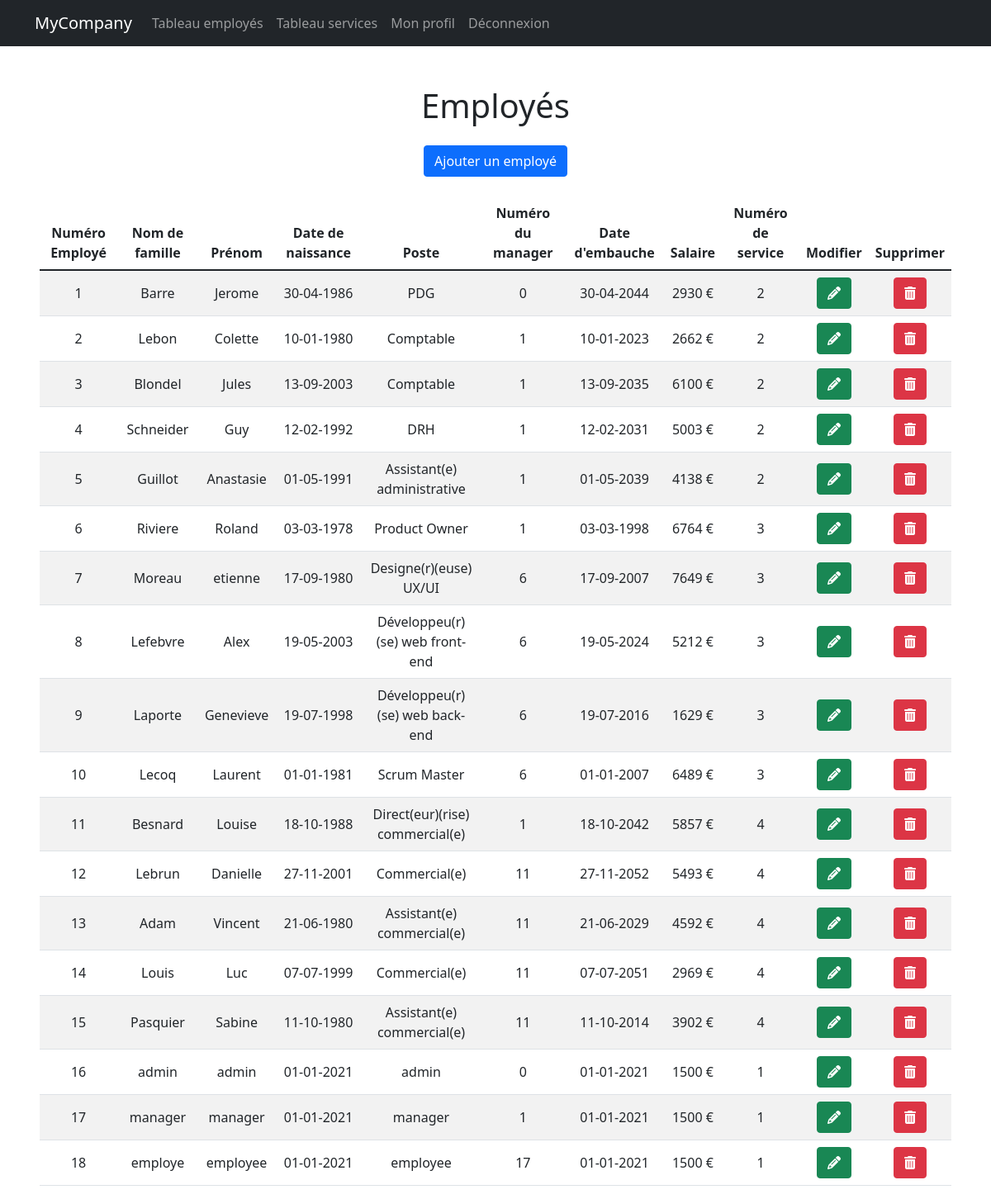
The page /myCompany/controller/employeeController.php (signed in) on the database its author committed.
### tables this page shows
CREATE TABLE `employee` (
  `no_employee` int(11) NOT NULL,
  `last_name` varchar(255) NOT NULL,
  `first_name` varchar(255) NOT NULL,
  `date_birth` varchar(255) NOT NULL,
  `job` varchar(255) NOT NULL,
  `no_manager` int(11) DEFAULT NULL,
  `hiring_date` varchar(255) NOT NULL,
  `salary` float NOT NULL,
  `role` varchar(255) NOT NULL,
  `no_service` int(11) NOT NULL
);

### myCompany/model/EmployeeManager.php (called while the page is built, shortened)
<?php
require_once __DIR__ . "/../classes/Employee.php";
class EmployeeManager extends ConnectDb
{
    public function getAllEmployees()
    {
        $arrayEmployees = [];
        try {
            $db = $this->connect();
            $req = $db->query("SELECT * FROM employee");
            while ($data = $req->fetch()) {
                $employee = new Employee($data["last_name"], $data["first_name"], $data["date_birth"], $data["job"], (int) $data["no_manager"], $data["hiring_date"], (float) $data["salary"], $data["role"], (int) $data["no_service"]);
                $employee->setNoEmployee((int) $data["no_employee"]);
                array_push($arrayEmployees, $employee);
            }
            return $arrayEmployees;
        } catch (Exception $e) {
            die("Erreur : " . $e->getMessage());
        }
    }
}

### myCompany/classes/Employee.php (called while the page is built, shortened)
<?php
class Employee
{
    private int $noEmployee;
    private string $lastName;
    private string $firstName;
    private string $dateBirth;
    private string $job;
    private ?int $noManager;
    private string $hiringDate;
    private float $salary;
    private ?int $noService;
    public function __construct($lastName, $firstName, $dateBirth, $job, $noManager, $hiringDate, $salary, $role, $noService)
    {
        $this->lastName = $lastName;
        $this->firstName = $firstName;
        $this->dateBirth = $dateBirth;
        $this->job = $job;
        $this->noManager = $noManager;
        $this->hiringDate = $hiringDate;
        $this->salary = $salary;
        $this->noService = $noService;
    }
    public function getNoEmployee(): int
    {
        return $this->noEmployee;
    }
    public function setNoEmployee(?int $noEmployee): self
    {
        $this->noEmployee = $noEmployee;
        return $this;
    }
    public function getLastName(): string
    {
        return $this->lastName;
    }
    public function getFirstName(): string
    {
        return $this->firstName;
    }
    public function getDateBirth(): string
    {
        return $this->dateBirth;
    }
    public function getJob(): string
    {
        return $this->job;
    }
    public function getNoManager(): ?int
    {
        return $this->noManager;
    }
    public function getHiringDate(): string
    {
        return $this->hiringDate;
    }
    public function getSalary(): float
    {
        return $this->salary;
    }
    public function getNoService(): ?int
    {
        return $this->noService;
    }
}

### myCompany/view/tableEmployee.php (the view, shortened to what this page needs)
<div class="table-responsive text-center m-5">
    <h1 class="mb-4">Employés</h1>
    <?php
    if (
        $_SESSION["role"] == "admin"
        || $_SESSION["role"] == "manager"
        || $_SESSION["role"] == "admin manager"
    ) {
        echo '<a href="employeeController.php?action=add">
                <button type="button" class="btn btn-primary mb-4">
                    Ajouter un employé
                </button>
            </a>';
    }
    ?>
    <table class="table table-striped table-hover align-middle">
        <thead>
            <tr>
                <th>Numéro Employé</th>
                <th>Nom de famille</th>
                <th>Prénom</th>
                <th>Date de naissance</th>
                <th>Poste</th>
                <th>Numéro du manager</th>
                <th>Date d'embauche</th>
                <th>Salaire</th>
                <th>Numéro de service</th>
                <?php
                if (
                    $_SESSION["role"] == "admin"
                    || $_SESSION["role"] == "manager"
                    || $_SESSION["role"] == "admin manager"
                ) {
                    echo '<th>Modifier</th>
                        <th>Supprimer</th>';
                }
                ?>
            </tr>
        </thead>
        <tbody>
            <?php
            foreach ($allEmployees as $value) {
                if (
                    $_SESSION["noEmployee"] == $value->getNoEmployee()
                    || $_SESSION["role"] == "admin"
                    || $_SESSION["role"] == "manager" && $_SESSION["noService"] == $value->getNoService()
                    || $_SESSION["role"] == "admin manager"
                ) {
                    $salary = $value->getSalary();
                } else {
                    $salary = "";
                }
                echo '<tr>
                            <td>' . $value->getNoEmployee() . '</td>
                            <td>' . $value->getLastName() . '</td>
                            <td>' . $value->getFirstName() . '</td>
                            <td>' . $value->getDateBirth() . '</td>
                            <td>' . $value->getJob() . '</td>
                            <td>' . $value->getNoManager() . '</td>
                            <td>' . $value->getHiringDate() . '</td>
                            <td>' . $salary . ' €</td>
                            <td>' . $value->getNoService() . '</td>';
                if (
                    $_SESSION["role"] == "admin"
                    || $_SESSION["role"] == "admin manager"
                    || ($_SESSION["role"] == "manager" && $_SESSION["noEmployee"] == $value->getNoManager() && $value->getRole() != "admin" && $value->getRole() != "admin manager" && $value->getRole() != "manager")
                ) {
                    echo '<td>
                            <a href="employeeController.php?action=update&id=' . $value->getNoEmployee() . '">
                                <button type="button" class="btn btn-success">
                                    <i class="fas fa-pencil-alt"></i>
                                </button>
                            </a>
                        </td>
                        <td>
                            <a href="employeeController.php?action=delete&id=' . $value->getNoEmployee() . '">
                                <button type="button" class="btn btn-danger">
                                    <i class="fas fa-trash-alt"></i>
                                </button>
                            </a>
                        </td>
                    </tr>';
                } else if (
                    $_SESSION["role"] == "manager" && $_SESSION["noEmployee"] != $value->getNoManager()
                    || $_SESSION["role"] == "manager" && $value->getRole() == "admin"
                    || $_SESSION["role"] == "manager" && $value->getRole() == "admin manager"
                    || $_SESSION["role"] == "manager" && $value->getRole() == "manager"
                ) {
                    echo '<td>
                            Accès refusé
                        </td>
                        <td>
                            Accès refusé
                        </td>
                    </tr>';
                }
            }
            ?>
        </tbody>
    </table>
</div>
</body>
</html>

### rows shown on the page
employee: no_employee "1", last_name "Barre", first_name "Jerome", date_birth "30-04-1986", job "PDG", NoManager "0", hiring_date "30-04-2044", salary "2930", no_service "2"
employee: no_employee "2", last_name "Lebon", first_name "Colette", date_birth "10-01-1980", job "Comptable", no_manager "1", hiring_date "10-01-2023", salary "2662", no_service "2"
employee: no_employee "3", last_name "Blondel", first_name "Jules", date_birth "13-09-2003", job "Comptable", no_manager "1", hiring_date "13-09-2035", salary "6100", no_service "2"
employee: no_employee "4", last_name "Schneider", first_name "Guy", date_birth "12-02-1992", job "DRH", no_manager "1", hiring_date "12-02-2031", salary "5003", no_service "2"
employee: no_employee "5", last_name "Guillot", first_name "Anastasie", date_birth "01-05-1991", job "Assistant(e) administrative", no_manager "1", hiring_date "01-05-2039", salary "4138", no_service "2"
employee: no_employee "6", last_name "Riviere", first_name "Roland", date_birth "03-03-1978", job "Product Owner", no_manager "1", hiring_date "03-03-1998", salary "6764", no_service "3"
employee: no_employee "7", last_name "Moreau", first_name "etienne", date_birth "17-09-1980", job "Designe(r)(euse) UX/UI", no_manager "6", hiring_date "17-09-2007", salary "7649", no_service "3"
employee: no_employee "8", last_name "Lefebvre", first_name "Alex", date_birth "19-05-2003", job "Développeu(r)(se) web front-end", no_manager "6", hiring_date "19-05-2024", salary "5212", no_service "3"
employee: no_employee "9", last_name "Laporte", first_name "Genevieve", date_birth "19-07-1998", job "Développeu(r)(se) web back-end", no_manager "6", hiring_date "19-07-2016", salary "1629", no_service "3"
employee: no_employee "10", last_name "Lecoq", first_name "Laurent", date_birth "01-01-1981", job "Scrum Master", no_manager "6", hiring_date "01-01-2007", salary "6489", no_service "3"
employee: no_employee "11", last_name "Besnard", first_name "Louise", date_birth "18-10-1988", job "Direct(eur)(rise) commercial(e)", no_manager "1", hiring_date "18-10-2042", salary "5857", no_service "4"
employee: no_employee "12", last_name "Lebrun", first_name "Danielle", date_birth "27-11-2001", job "Commercial(e)", no_manager "11", hiring_date "27-11-2052", salary "5493", no_service "4"
employee: no_employee "13", last_name "Adam", first_name "Vincent", date_birth "21-06-1980", job "Assistant(e) commercial(e)", no_manager "11", hiring_date "21-06-2029", salary "4592", no_service "4"
employee: no_employee "14", last_name "Louis", first_name "Luc", date_birth "07-07-1999", job "Commercial(e)", no_manager "11", hiring_date "07-07-2051", salary "2969", no_service "4"
employee: no_employee "15", last_name "Pasquier", first_name "Sabine", date_birth "11-10-1980", job "Assistant(e) commercial(e)", no_manager "11", hiring_date "11-10-2014", salary "3902", no_service "4"
employee: no_employee "16", last_name "admin", first_name "admin", date_birth "01-01-2021", job "admin", no_manager "0", hiring_date "01-01-2021", salary "1500", no_service "1"
employee: no_employee "17", last_name "manager", first_name "manager", date_birth "01-01-2021", job "manager", no_manager "1", hiring_date "01-01-2021", salary "1500", no_service "1"
employee: no_employee "18", last_name "employe", first_name "employee", date_birth "01-01-2021", job "employee", no_manager "17", hiring_date "01-01-2021", salary "1500", no_service "1"
